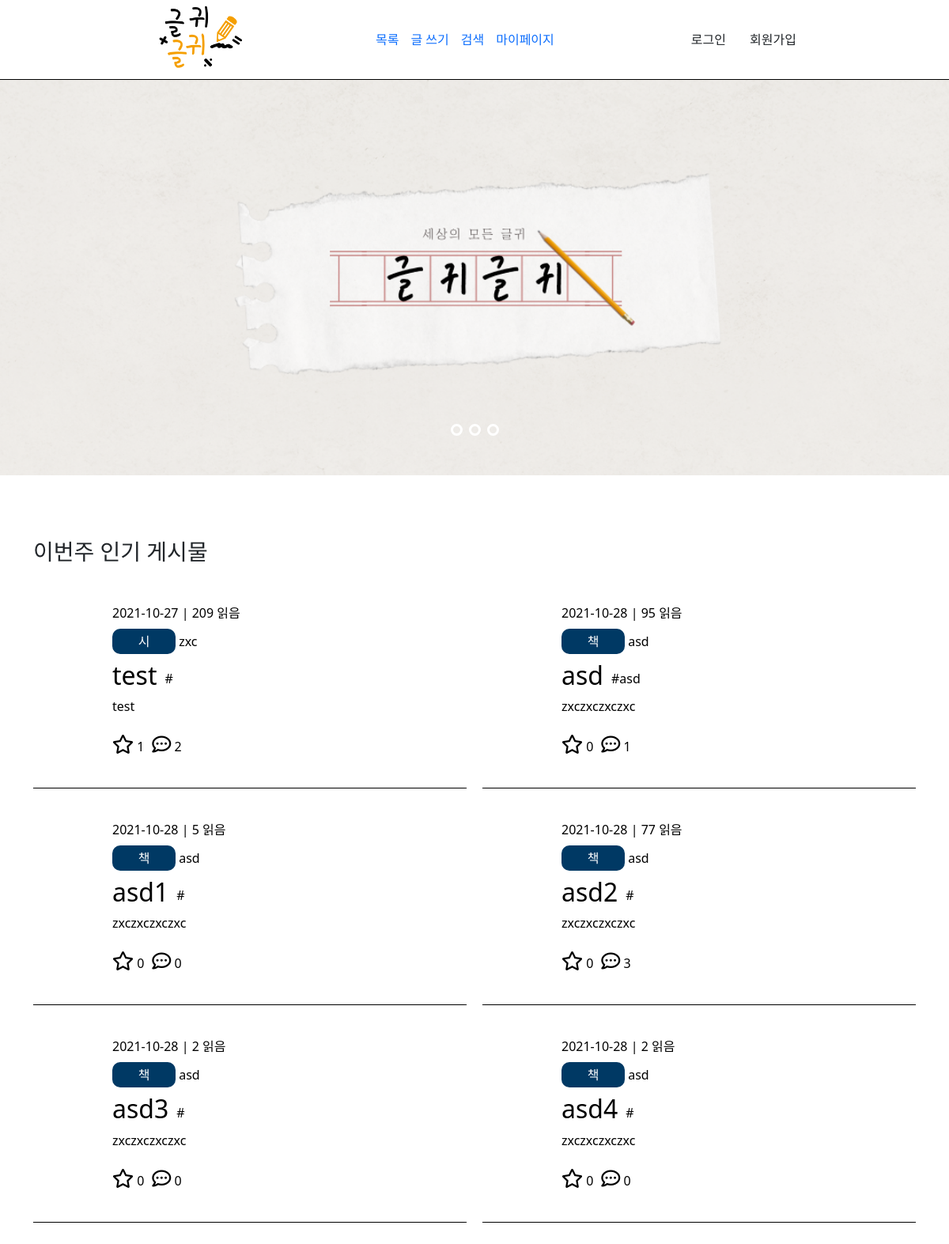
The page / on the database its author committed.
### tables this page shows
CREATE TABLE `list` (
  `id` int(11) NOT NULL,
  `title` varchar(100) NOT NULL,
  `content` varchar(400) NOT NULL,
  `copy` varchar(50) NOT NULL,
  `cate` varchar(100) NOT NULL,
  `tag` varchar(200) DEFAULT NULL,
  `writer` varchar(50) NOT NULL,
  `writedate` datetime NOT NULL DEFAULT current_timestamp(),
  `viewcnt` int(10) NOT NULL DEFAULT 0,
  `sug` int(10) NOT NULL DEFAULT 0,
  `recnt` int(10) NOT NULL DEFAULT 0
);

### src/helper.php (called while the page is built, shortened)
<?php
    function view($page, $list = [], $list1 = [], $list2 = []) {
        require VIEW."/header.php";
        require VIEW."/$page.php";
        exit;
    }

### src/Controller/ViewController.php (called while the page is built, shortened)
<?php
    class ViewController {
        static function main() {
            $list = DB::fetchAll("SELECT * FROM list ORDER BY sug DESC LIMIT 6");
            view('main', $list);
        }
    }

### src/web.php (called while the page is built, shortened)
<?php
    Route::start();

### public/index.php (called while the page is built, shortened)
<?php
    require SRC."/helper.php";
    require SRC."/web.php";

### src/App/DB.php (called while the page is built, shortened)
<?php
    class DB {
        static $db = null;
        static function getDB() {
            if(self::$db == null) {
                self::$db = new \PDO("mysql:host=localhost; dbname=geulgwi; charset=utf8mb4", "root", "", [
                    19=>5,
                    3=>2
                ]);
            }
            return self::$db;
        }
        static function query($sql, $data = []) {
            $q = self::getDB()->prepare($sql, $data);
            $q->execute($data);
            return $q;
        }
        static function fetchAll($sql, $data = []) {
            return self::query($sql, $data)->fetchAll();
        }
    }

### src/View/main.php (the view, shortened to what this page needs)
    <header>
        <div class="box">
            <div class="logo">
                <a href="/"><img src="./resource/img/logo.png" alt="로고" title="로고"></a>
            </div>
            <nav>
                <ul style="margin: 0; padding: 0;">
                    <li><a href="/list">목록</a></li>
                    <li><a href="/write">글 쓰기</a></li>
                    <li><a href="/search">검색</a></li>
                    <li><a href="/mypage">마이페이지</a></li>
                </ul>
            </nav>
            <div class="ect">
                <?php if(isset($_SESSION['user'])) : ?>
                    <a href="/logout" class="btn logout">로그아웃</a>
                    <a href="/mypage" class="btn"><?= $_SESSION['user']->id ?></a>
                <?php else : ?>
                    <a href="/login" class="btn login">로그인</a>
                    <a href="/register" class="btn register">회원가입</a>
                <?php endif; ?>
            </div>
        </div>
    </header>
    <section>
        <div class="slider">
            <div id="target-slide" class="slide">
                <div class="inner">
                    <div class="image image-1">
                        <img src="./resource/img/banner1.png" alt="">
                    </div>
                </div>
                <div class="labels">
                    <div class="label">
                        <label for="" class="label-1"></label>
                        <label for="target-2-1" class="label-2"></label>
                        <label for="target-3-1" class="label-3"></label>
                        <label for="" class="label-1-copy"></label>
                        <label for="target-2-1-copy" class="label-2-copy"></label>
                        <label for="target-3-1-copy" class="label-3-copy"></label>
                    </div>
                    <div class="label">
                        <label for="target-1-2" class="label-1"></label>
                        <label for="" class="label-2"></label>
                        <label for="target-3-2" class="label-3"></label>
                        <label for="target-1-2-copy" class="label-1-copy"></label>
                        <label for="" class="label-2-copy"></label>
                        <label for="target-3-2-copy" class="label-3-copy"></label>
                    </div>
                    <div class="label">
                        <label for="target-1-3" class="label-1"></label>
                        <label for="target-2-3" class="label-2"></label>
                        <label for="" class="label-3"></label>
                        <label for="target-1-3-copy" class="label-1-copy"></label>
                        <label for="target-2-3-copy" class="label-2-copy"></label>
                        <label for="" class="label-3-copy"></label>
                    </div>
                </div>
            </div>
        </div>
        <div class="container">
            <div class="bestWeek mb-5">
                <h3>이번주 인기 게시물</h3>
                <div class="box">
                    <?php foreach($list as $item) : ?>
                        <div class="item">
                            <a href="/view?id=<?= $item->id ?>">
                                <div class="info">
                                    <?= explode(" ", $item->writedate)[0] ?> | <?= $item->viewcnt ?> 읽음
                                </div>
                                <div class="cateinfo my-2">
                                    <span class="pan"><?= $item->cate ?></span> <?= $item->writer ?>
                                </div>
                                <div style="display:flex; align-items:center;">
                                <h2 style="margin-right:10px"><?= $item->title ?></h2>
                                    <?php
                                        $arr = explode(",", preg_replace("/\s+/","",$item->tag));
                                        foreach($arr as $a) {
                                            echo "#".$a." ";
                                        }
                                    ?>
                                </div>
                                <p style="word-break:break-all;">
                                    <?php
                                        echo mb_strlen($item->content, "UTF-8") > 100 ? substr($item->content, 0, 100)."..." : $item->content;
                                    ?>
                                </p>
                                <div class="jab mt-4">
                                    <div class="good">
                                        <i style="font-size:24px;" class="far fa-star"></i>
                                        <?= $item->sug ?>
                                    </div>
                                    <div class="coment" style="margin-left:10px;">
                                        <i style="font-size:24px;" class="far fa-comment-dots"></i>
                                        <?= $item->recnt ?>
                                    </div>
                                </div>
                            </a>
                        </div>
                    <?php endforeach; ?>
                </div>
            </div>
        </div>
    </section>
</body>
</html>

### src/App/Route.php (shortened to what this page needs)
<?php
    class Route {
        static $pages = [];
        static function __callStatic($name, $arg) {
            if(strtolower($_SERVER['REQUEST_METHOD']) == $name) {
                self::$pages[] = $arg;
            }
        }
        static function start() {
            $url = explode("?", $_SERVER['REQUEST_URI'])[0];
            foreach(self::$pages as $page) {
                if($url == $page[0]) {
                    $action = explode("@", $page[1]);
                    $con = new $conName();
                    $con->{$action[1]}();
                    exit;
                }
            }
        }
    }

### public/resource/css/style.css (style rules this page uses)
* { margin: 0; padding: 0; box-sizing: border-box; }
ul, li { list-style: none; }
a, a:hover { text-decoration: none; }
header { border-bottom: 1px solid #000; }
header .box { margin: 0 auto; width: 70%; display: flex; align-items: center; justify-content: space-between; }
header .logo img { width: 150px; height: 100px; object-fit: cover; }
header ul { display: flex; }
header ul li:not(li:nth-child(5)) { margin-right: 15px; }
.slide { height: 500px; background-color: #eee; position: relative; margin-bottom: 80px; overflow: hidden; }
.inner { width: 300%; height: 100%; display: flex; position: absolute; }
.image { width: calc(100% / 3); height: 100%; }
.image img { width: 100%; height: 100%; object-fit: cover; }
.labels { width: 100%; height: 15px; display: flex; justify-content: center; align-items: center; position: absolute; bottom: 10%; }
.label, .left-label, .right-label { width: 15px; height: 15px; position: relative; border: 3px solid #fff; border-radius: 50%; margin: 0 4px; }
.label > label, .left-label label, .right-label label { width: 100%; height: 100%; position: absolute; left: 0; top: 0; cursor: pointer; }
#target-slide > .inner { animation-duration: 9s; animation-iteration-count: infinite; animation-delay: calc(-9s + 1s); }
#target-2-1:checked ~ #target-slide > .inner { animation-name: move-2-1, move-3-1; }
#target-1-3:checked ~ #target-slide > .inner, #target-3-2:checked ~ #target-slide > .inner, #target-2-1:checked ~ #target-slide > .inner { animation-duration: 1s, 9s; animation-iteration-count: 1, infinite; animation-delay: 0s, 1s; }
.label label { animation-duration: 9s; animation-iteration-count: infinite; z-index: -1; }
#target-2-1:checked ~ #target-slide .label-1-copy { animation-name: label-1; }
#target-2-1:checked ~ #target-slide .label-2-copy { animation-name: label-2; }
#target-2-1:checked ~ #target-slide .label-3-copy { animation-name: label-3; }
.bestWeek .box { display: grid; column-gap: 20px; grid-template-columns: 1fr 1fr; }
.bestWeek .item { padding: 40px 100px; border-bottom: 1px solid #000; color: #000; }
.bestWeek .item a { color: #000; }
.bestWeek .pan { display: inline-block; padding: 4px 12px; border-radius: 10px; min-width: 80px; text-align: center; color: #fff; background: #003964; }
.bestWeek .jab { display: flex; }

### rows shown on the page
list: writedate "2021-10-27", viewcnt "209", cate "시", writer "zxc", title "test", content "test", sug "1", recnt "2"
list: writedate "2021-10-28", viewcnt "95", cate "책", writer "asd", title "asd", tag "asd", content "zxczxczxczxc", sug "0", recnt "1"
list: writedate "2021-10-28", viewcnt "5", cate "책", writer "asd", title "asd1", content "zxczxczxczxc", sug "0", recnt "0"
list: writedate "2021-10-28", viewcnt "77", cate "책", writer "asd", title "asd2", content "zxczxczxczxc", sug "0", recnt "3"
list: writedate "2021-10-28", viewcnt "2", cate "책", writer "asd", title "asd3", content "zxczxczxczxc", sug "0", recnt "0"
list: writedate "2021-10-28", viewcnt "2", cate "책", writer "asd", title "asd4", content "zxczxczxczxc", sug "0", recnt "0"
